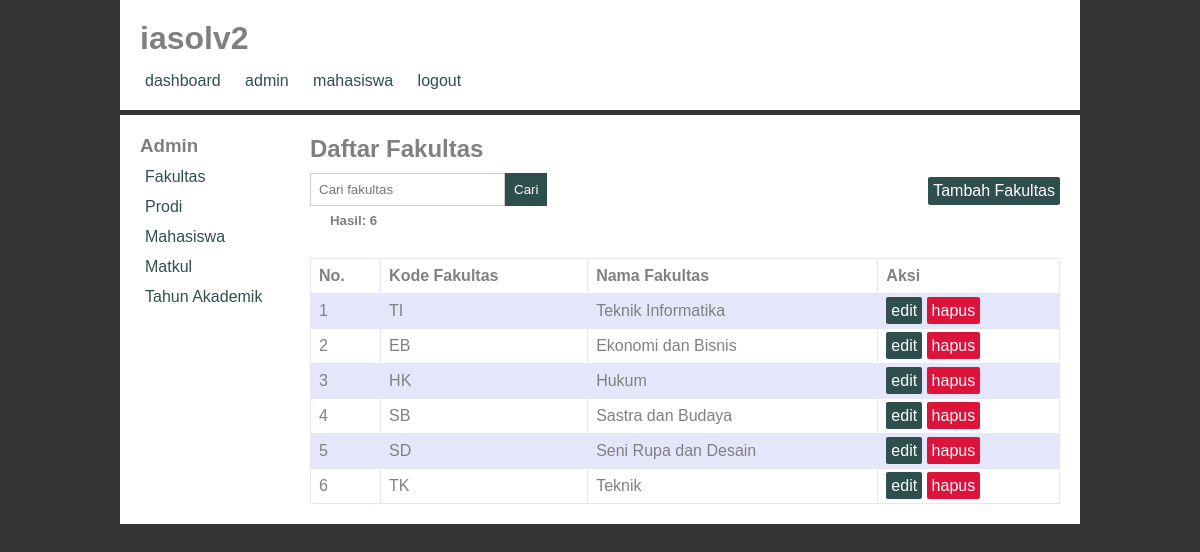
The page /index.php/admin/fakultas on the database its author committed.
### tables this page shows
CREATE TABLE `fakultas` (
  `id_fakultas` int(11) NOT NULL,
  `kode_fakultas` varchar(3) NOT NULL,
  `nama_fakultas` varchar(50) NOT NULL
);

### application/controllers/admin/Fakultas.php (called while the page is built, shortened)
<?php
class Fakultas extends CI_Controller {
  public function __construct() {
    $this->load->model('Fakultas_model');
    $this->load->library('form_validation');
  }
  public function index() {
    $data['judul'] = 'Fakultas';
    $this->load->library('pagination');
    if($this->input->post('keyword')) {
      $data['keyword'] = $this->input->post('keyword');
      $this->session->set_userdata('keyword',$data['keyword']);
    } else {
      $data['keyword'] = $this->session->userdata('keyword');
    }
    $this->db->like('kode_fakultas',$data['keyword']);
    $this->db->or_like('nama_fakultas',$data['keyword']);
    $this->db->from('fakultas');
    $config['total_rows'] = $this->db->count_all_results();
    $config['per_page'] = 10;
    $data['mulai'] = $this->uri->segment(4);
    $data['fakultas'] = $this->Fakultas_model->getFakultas($config['per_page'],$data['mulai'],$data['keyword']);
    $data['total_rows'] = $config['total_rows'];
    $this->load->view('admin_templates/header',$data);
    $this->load->view('admin_templates/sidebar');
    $this->load->view('admin/fakultas/index',$data);
    $this->load->view('admin_templates/footer');
  }
}

### index.php (called while the page is built, shortened)
<?php
require_once BASEPATH.'core/CodeIgniter.php';

### application/config/config.php (called while the page is built, shortened)
<?php
$config['base_url'] = 'http://localhost/iasolv2/';
$config['index_page'] = '';
$config['uri_protocol']	= 'REQUEST_URI';
$config['url_suffix'] = '';
$config['language']	= 'english';
$config['charset'] = 'UTF-8';
$config['enable_hooks'] = FALSE;
$config['subclass_prefix'] = 'MY_';
$config['composer_autoload'] = FALSE;
$config['permitted_uri_chars'] = 'a-z 0-9~%.:_\-';
$config['enable_query_strings'] = FALSE;
$config['controller_trigger'] = 'c';
$config['function_trigger'] = 'm';
$config['directory_trigger'] = 'd';
$config['allow_get_array'] = TRUE;
$config['log_threshold'] = 0;
$config['log_path'] = '';
$config['log_file_extension'] = '';
$config['log_file_permissions'] = 0644;
$config['log_date_format'] = 'Y-m-d H:i:s';
$config['error_views_path'] = '';
$config['cache_path'] = '';
$config['cache_query_string'] = FALSE;
$config['encryption_key'] = '';
$config['sess_driver'] = 'files';
$config['sess_cookie_name'] = 'ci_session';
$config['sess_expiration'] = 7200;
$config['sess_save_path'] = NULL;
$config['sess_match_ip'] = FALSE;
$config['sess_time_to_update'] = 300;
$config['sess_regenerate_destroy'] = FALSE;
$config['cookie_prefix']	= '';
$config['cookie_domain']	= '';
$config['cookie_path']		= '/';
$config['cookie_secure']	= FALSE;
$config['cookie_httponly'] 	= FALSE;
$config['standardize_newlines'] = FALSE;
$config['global_xss_filtering'] = FALSE;
$config['csrf_protection'] = FALSE;
$config['csrf_token_name'] = 'csrf_test_name';
$config['csrf_cookie_name'] = 'csrf_cookie_name';
$config['csrf_expire'] = 7200;
$config['csrf_regenerate'] = TRUE;
$config['csrf_exclude_uris'] = array();
$config['compress_output'] = FALSE;
$config['time_reference'] = 'local';
$config['rewrite_short_tags'] = FALSE;
$config['proxy_ips'] = '';

### application/config/pagination.php (called while the page is built)
<?php
$config['base_url'] = 'http://localhost/iasolv2/admin/mahasiswa/index';
$config['num_links'] = 5;
$config['full_tag_open'] = '<ul class="pagination">';
$config['full_tag_close'] = '</ul>';
$config['first_link'] = 'Pertama';
$config['last_link'] = 'Terakhir';
$config['next_link'] = '&raquo';
$config['prev_link'] = '&laquo';

### application/models/Fakultas_model.php (called while the page is built, shortened)
<?php
class Fakultas_model extends CI_Model {
  public function getFakultas($limit,$start,$keyword = NULL) {
    return $this->db->get('fakultas',$limit,$start)->result_array();
  }
}

### application/views/admin/fakultas/index.php (the view, shortened to what this page needs)
<h2>Daftar Fakultas</h2>
<div class="cari">
  <form action="" method="post">
    <input type="text" name="keyword" placeholder="Cari fakultas" autofocus>
    <button type="submit">Cari</button>
  </form>
  <a href="<?php echo base_url(); ?>admin/fakultas/tambah" class="btn-primary">Tambah Fakultas</a>
</div>
<h5>Hasil: <?php echo $total_rows; ?></h5>
<table>
  <tr>
    <th>No.</th>
    <th>Kode Fakultas</th>
    <th>Nama Fakultas</th>
    <th>Aksi</th>
  </tr>
  <?php foreach ($fakultas as $fks): ?>
    <tr>
        <td><?php echo ++$mulai; ?></td>
        <td><?php echo $fks['kode_fakultas']; ?></td>
        <td><?php echo $fks['nama_fakultas']; ?></td>
        <td>
          <a class="btn-primary" href="<?php echo base_url(); ?>admin/fakultas/edit/<?php echo $fks['id_fakultas']; ?>">edit</a>
          <a class="btn-danger" href="<?php echo base_url(); ?>admin/fakultas/hapus/<?php echo $fks['id_fakultas']; ?>">hapus</a>
        </td>
    </tr>
  <?php endforeach; ?>
</table>

### assets/style.css (style rules this page uses)
* { margin: 0; padding: 0; }
body { background-color: #333; }
.content h2 { margin-bottom: 10px; }
.cari { padding-bottom: 20px; }
.cari form { width: 100%; }
.cari input { float: left; }
.cari button { float: left; padding: 9px; }
.cari a { float: right; margin-top: 4px; }
h5 { margin: 20px; }
table { font-family: arial, sans-serif; border-collapse: collapse; width: 100%; margin-top: 30px; }
td, th { border: 1px solid lavender; text-align: left; padding: 8px; }
tr:nth-child(even) { background-color: lavender; }
form, .error { width: 300px; }
input { padding: 8px; display: block; border: 1px solid #ccc; }
.btn-primary { background-color: darkslategrey; color: white; padding: 5px; text-decoration: none; border-radius: 2px; }
.btn-danger { background-color: crimson; color: white; padding: 5px; text-decoration: none; border-radius: 2px; }
button { background-color: darkslategrey; border: none; color: white; padding: 10px; }

### rows shown on the page
fakultas: kode_fakultas "TI", nama_fakultas "Teknik Informatika"
fakultas: kode_fakultas "EB", nama_fakultas "Ekonomi dan Bisnis"
fakultas: kode_fakultas "HK", nama_fakultas "Hukum"
fakultas: kode_fakultas "SB", nama_fakultas "Sastra dan Budaya"
fakultas: kode_fakultas "SD", nama_fakultas "Seni Rupa dan Desain"
fakultas: kode_fakultas "TK", nama_fakultas "Teknik"

### other values the page prints
$total_rows "6"
